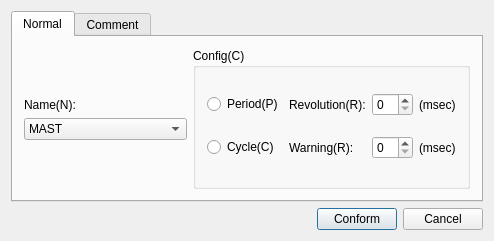
<?xml version="1.0" encoding="UTF-8"?>
<ui version="4.0">
 <class>CAttrWgt</class>
 <widget class="QDialog" name="CAttrWgt">
  <property name="geometry">
   <rect>
    <x>0</x>
    <y>0</y>
    <width>494</width>
    <height>241</height>
   </rect>
  </property>
  <property name="windowTitle">
   <string>CAttrWgt</string>
  </property>
  <layout class="QHBoxLayout" name="horizontalLayout_2">
   <item>
    <layout class="QVBoxLayout" name="verticalLayout">
     <item>
      <widget class="QTabWidget" name="tabWidget">
       <property name="currentIndex">
        <number>0</number>
       </property>
       <widget class="QWidget" name="tab">
        <attribute name="title">
         <string>Normal</string>
        </attribute>
        <layout class="QHBoxLayout" name="horizontalLayout_4">
         <item>
          <layout class="QHBoxLayout" name="horizontalLayout_3">
           <item>
            <layout class="QVBoxLayout" name="verticalLayout_2">
             <item>
              <spacer name="verticalSpacer">
               <property name="orientation">
                <enum>Qt::Vertical</enum>
               </property>
               <property name="sizeHint" stdset="0">
                <size>
                 <width>20</width>
                 <height>40</height>
                </size>
               </property>
              </spacer>
             </item>
             <item>
              <widget class="QLabel" name="label">
               <property name="text">
                <string>Name(N):</string>
               </property>
              </widget>
             </item>
             <item>
              <widget class="QComboBox" name="comboBox">
               <item>
                <property name="text">
                 <string>MAST</string>
                </property>
               </item>
               <item>
                <property name="text">
                 <string>FAST</string>
                </property>
               </item>
               <item>
                <property name="text">
                 <string>AUX0</string>
                </property>
               </item>
              </widget>
             </item>
             <item>
              <spacer name="verticalSpacer_2">
               <property name="orientation">
                <enum>Qt::Vertical</enum>
               </property>
               <property name="sizeHint" stdset="0">
                <size>
                 <width>20</width>
                 <height>40</height>
                </size>
               </property>
              </spacer>
             </item>
            </layout>
           </item>
           <item>
            <widget class="QGroupBox" name="groupBox">
             <property name="title">
              <string>Config(C)</string>
             </property>
             <layout class="QGridLayout" name="gridLayout">
              <item row="0" column="0">
               <widget class="QRadioButton" name="radioButton">
                <property name="text">
                 <string>Period(P)</string>
                </property>
               </widget>
              </item>
              <item row="0" column="1">
               <widget class="QLabel" name="label_2">
                <property name="text">
                 <string>Revolution(R):</string>
                </property>
               </widget>
              </item>
              <item row="0" column="2">
               <widget class="QSpinBox" name="spinBox"/>
              </item>
              <item row="0" column="3">
               <widget class="QLabel" name="label_4">
                <property name="text">
                 <string>(msec)</string>
                </property>
               </widget>
              </item>
              <item row="1" column="0">
               <widget class="QRadioButton" name="radioButton_2">
                <property name="text">
                 <string>Cycle(C)</string>
                </property>
               </widget>
              </item>
              <item row="1" column="1">
               <widget class="QLabel" name="label_3">
                <property name="text">
                 <string>Warning(R):</string>
                </property>
               </widget>
              </item>
              <item row="1" column="2">
               <widget class="QSpinBox" name="spinBox_2"/>
              </item>
              <item row="1" column="3">
               <widget class="QLabel" name="label_8">
                <property name="text">
                 <string>(msec)</string>
                </property>
               </widget>
              </item>
             </layout>
            </widget>
           </item>
          </layout>
         </item>
        </layout>
       </widget>
       <widget class="QWidget" name="tab_2">
        <attribute name="title">
         <string>Comment</string>
        </attribute>
        <layout class="QHBoxLayout" name="horizontalLayout_5">
         <item>
          <widget class="QTextEdit" name="textEdit"/>
         </item>
        </layout>
       </widget>
      </widget>
     </item>
     <item>
      <layout class="QHBoxLayout" name="horizontalLayout">
       <item>
        <spacer name="horizontalSpacer">
         <property name="orientation">
          <enum>Qt::Horizontal</enum>
         </property>
         <property name="sizeHint" stdset="0">
          <size>
           <width>40</width>
           <height>20</height>
          </size>
         </property>
        </spacer>
       </item>
       <item>
        <widget class="QPushButton" name="pushButton">
         <property name="text">
          <string>Conform</string>
         </property>
        </widget>
       </item>
       <item>
        <widget class="QPushButton" name="pushButton_2">
         <property name="text">
          <string>Cancel</string>
         </property>
        </widget>
       </item>
      </layout>
     </item>
    </layout>
   </item>
  </layout>
 </widget>
 <layoutdefault spacing="6" margin="11"/>
 <resources/>
 <connections/>
</ui>
